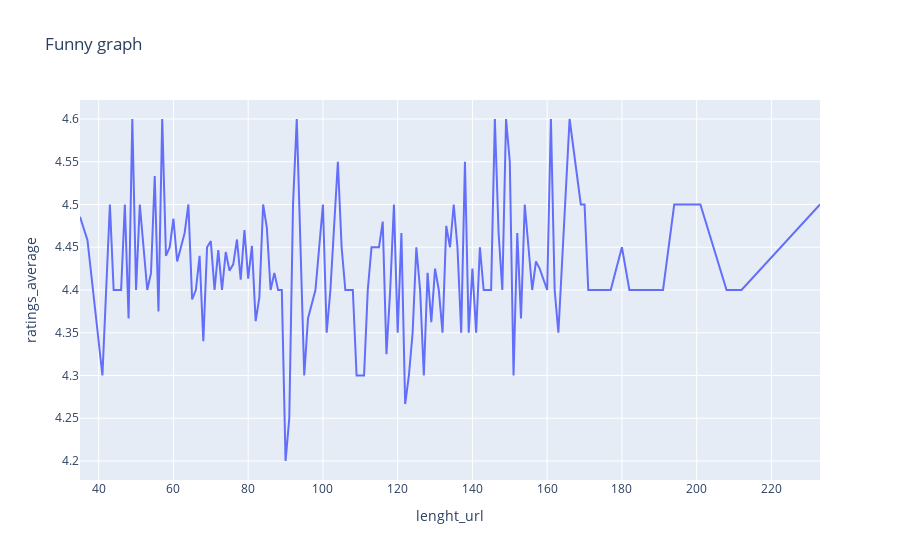

Notebook source saved alongside this figure:
### Code cell
df = pd.read_csv('data/wine_table.csv', encoding='latin1')
df['lenght_url'] = df['url'].apply(len)
funnny_df = df.groupby('lenght_url', as_index=False)['ratings_average'].mean()
fig = px.line(funnny_df, x='lenght_url', y='ratings_average', title='Funny graph')
fig.show()

### Figure 1 — Plotly figure (JSON) as saved in the notebook; plotly's stock layout.template omitted (floating-point values rounded to 4 significant figures; data arrays with more than 128 entries replaced by an {"elided": "..."} marker saying what was removed)
{"data": [{"hovertemplate": "lenght_url=%{x}<br>ratings_average=%{y}<extra></extra>", "legendgroup": "", "line": {"color": "#636efa", "dash": "solid"}, "marker": {"symbol": "circle"}, "mode": "lines", "name": "", "orientation": "v", "showlegend": false, "type": "scatter", "x": {"elided": "133 int values"}, "xaxis": "x", "y": {"elided": "133 float values"}, "yaxis": "y"}], "layout": {"legend": {"tracegroupgap": 0}, "title": {"text": "Funny graph"}, "xaxis": {"anchor": "y", "domain": [0, 1], "title": {"text": "lenght_url"}}, "yaxis": {"anchor": "x", "domain": [0, 1], "title": {"text": "ratings_average"}}}}
